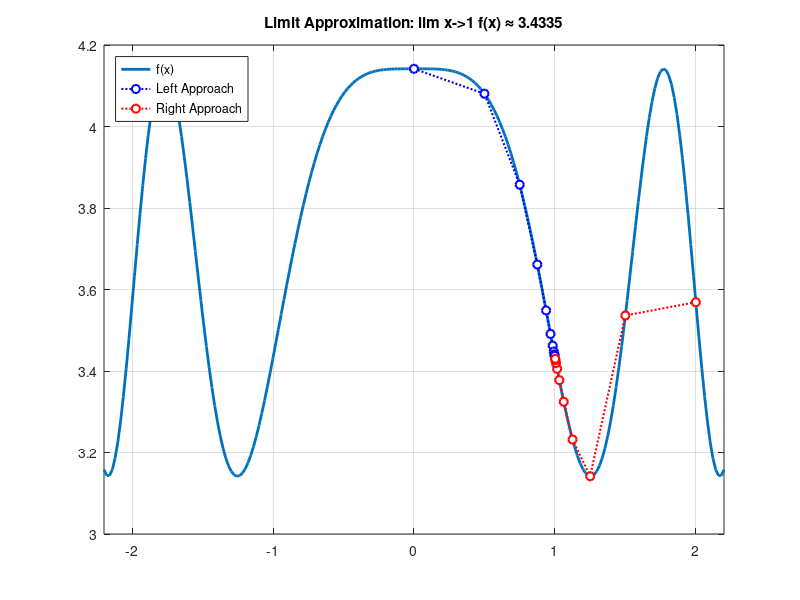
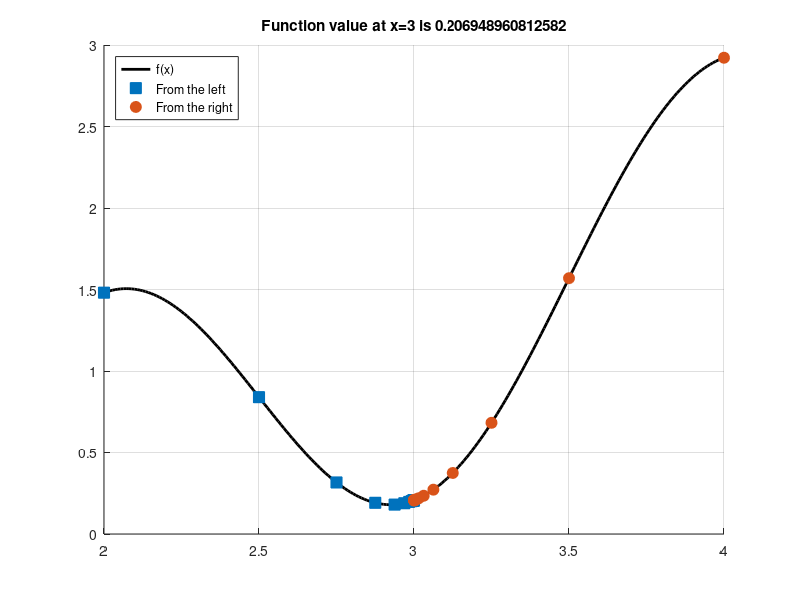

Write MATLAB code to recreate these figures, in order. (Note: this script raises an error after producing the figures.)
%% Limits via Zeno's Paradox
% This script demonstrates the concept of a limit by iteratively
% approaching a point from both the left and the right.

% Define the function using an anonymous
% f(x) = cos^2(x^2) + pi
f = @(x) cos(x.^2).^2 + pi;

% --- Plotting---
figure(1);
clf; % Clear the current figure
fplot(f, [-2.2, 2.2], 'LineWidth', 2);
grid on;
hold on; % Hold the plot to draw on top of it

%% Approximate the limit of the function via Zeno's paradox
% We will find the limit: lim x->1 f(x) = ?

a = 1;        % The point to approach
nRep = 10;    % Number of iterations

% Starting x-values (on either side of 'a')
x0 = [a-1, a+1]; % Starts at [0, 2]

% Pre-allocate matrices to store the results for each iteration
xAxisVals = zeros(nRep, 2);
limitVals = zeros(nRep, 2);

% Zeno's paradox algorithm
for i = 1:nRep
    % Store the current x and f(x) values
    xAxisVals(i, :) = x0;
    limitVals(i, :) = f(x0);
    
    % Update the x-values (move them halfway towards 'a')
    x0 = (x0 + a) / 2;
end

% --- Plot the approximation steps ---
% Plot the left approach points (in blue)
plot(xAxisVals(:, 1), limitVals(:, 1), 'b:o', 'LineWidth', 1.5, 'MarkerFaceColor', 'w');

% Plot the right approach points (in green)
plot(xAxisVals(:, 2), limitVals(:, 2), 'r:o', 'LineWidth', 1.5, 'MarkerFaceColor', 'w');

% Update the title and legend
title(['Limit Approximation: lim x->1 f(x) ≈ ' num2str(f(a))]);
legend('f(x)', 'Left Approach', 'Right Approach', 'Location', 'northwest');
hold off;

%% Another limit aproximation 
% 1. Setup
clear; clc; close all;
a = 3;      % Point to approach
nRep = 15;  % Number of steps

% 2. Define Function and Run Algorithm
f = @(x) cos(x*pi) + log(x).^2;
x_hist = zeros(nRep, 2);
y_hist = zeros(nRep, 2);
x_points = [a - 1, a + 1]; % Starting points

for i = 1:nRep
    x_hist(i, :) = x_points;
    y_hist(i, :) = f(x_points);
    x_points = (x_points + a) / 2; % Move halfway closer to 'a'
end

% 3. Visualize and Display Results
figure('Color','white');
hold on;

fplot(f, [a - 1, a + 1], 'k', 'LineWidth', 2);
plot(x_hist(:, 1), y_hist(:, 1), 's', 'MarkerFaceColor', '#0072BD', 'MarkerSize', 8); % Left
plot(x_hist(:, 2), y_hist(:, 2), 'o', 'MarkerFaceColor', '#D95319', 'MarkerSize', 8); % Right

grid on;
title(sprintf('Function value at x=%d is %.15f', a, f(a)));
legend('f(x)', 'From the left', 'From the right', 'Location', 'NorthWest');
hold off;

fprintf('Limit from left:  %.15f\n', y_hist(end, 1));
fprintf('Limit from right: %.15f\n', y_hist(end, 2));
fprintf('Actual value:     %.15f\n', f(a));

%% Find the limits with "symbolic" variable and function
syms x
f_sym = cos(x*pi) + log(x)^2;

% 2. Calculate the analytic limits
limit_left = limit(f_sym, x, 3, 'left');
limit_right = limit(f_sym, x, 3, 'right');
actual_value = subs(f_sym, x, 3); % Substitute x=3 into the function

% 3. Display the symbolic (exact) results
disp('Limit as x approaches 3 from the left:');
disp(limit_left);

disp('Limit as x approaches 3 from the right:');
disp(limit_right);

disp('Exact function value at x=3 (Symbolic):');
disp(actual_value);

% 4. Convert the symbolic result to a numerical value
numerical_value = double(actual_value);

fprintf('\nFunction value at limit (Numeric):\n%.15f\n', numerical_value);


%% Infinite Limits Example
clear; clc; close all;

%% 1. Symbolic Limit Calculation

% Define symbolic variable and function
syms x
f_sym = 1 / (x-2)^2;

% Calculate limits as x approaches 2
lim_left  = limit(f_sym, x, 2, 'left');
lim_right = limit(f_sym, x, 2, 'right');
lim_total = limit(f_sym, x, 2);

% Display results
fprintf('Limit as x->2 from the left:  %s\n', char(lim_left));
fprintf('Limit as x->2 from the right: %s\n', char(lim_right));
fprintf('Limit as x->2 (two-sided):    %s\n', char(lim_total));


%% 2. Plotting the Function

figure('Color', 'white');
hold on;

% Plot the function itself
fplot(f_sym, [0, 4], 'LineWidth', 2, 'Color', '#0072BD');

% Draw the vertical asymptote at x=2
xline(2, '--', 'Color', [0.5 0.5 0.5]);

% Set plot limits and labels
ylim([0 100]);
xlim([0 4]);
grid on;
box on;
title('$f(x) = \frac{1}{(x-2)^2}$', 'Interpreter', 'latex', 'FontSize', 16);
xlabel('x');
ylabel('f(x)');

hold off;

%% Undefined Limits Example
clear; clc; close all;

%% 1. Symbolic Limit Calculation

% Define the symbolic variable and function
syms x
f_sym = abs(x - 2) / (x - 2);

% Calculate the one-sided limits
lim_left  = limit(f_sym, x, 2, 'left');
lim_right = limit(f_sym, x, 2, 'right');
lim_total = limit(f_sym, x, 2); % Will be NaN (undefined)

% Display the results
fprintf('Limit as x->2 from the left:  %s\n', char(lim_left));
fprintf('Limit as x->2 from the right: %s\n', char(lim_right));
fprintf('Limit as x->2 (two-sided):    %s\n', char(lim_total));


%% 2. Plotting the Function

figure('Color','white');
% fplot is excellent at finding and showing discontinuities
fplot(f_sym, [-2, 4], 'LineWidth', 2);

% --- Customize the plot to look like the example ---
ax = gca;
ax.XAxisLocation = 'origin'; % Center the axes at (0,0)
ax.YAxisLocation = 'origin';
box off; % Remove the box outline
ylim([-1.5, 1.5]);
xlabel('x');
ylabel('f(x)');
title('$f(x) = \frac{|x-2|}{x-2}$', 'Interpreter', 'latex', 'FontSize', 16);

%% Properties of limits
% Factorable: lim(cf) = c*lim(f)
% Additive: lim(f + g) = lim(f) + lim(g)
% Multiplicative: lim(f*g) = lim(f) * lim(g)
% Divisive: lim(f / g) = lim(f) / lim(g)

%% Exercise: Limits are factorable
clear; clc; close all;
% Define the function
syms x
f_x = x^3/3 + 100*sqrt(abs(x));

% Show that as x -> 5, lim(cf) = c(lim(f)) 
% Define random constant c
c = rand(1);

lim_left_1  = limit(c*f_x, x, 5, 'left');
lim_right_1 = limit(c*f_x, x, 5, 'right');
lim_total_1 = limit(c*f_x, x, 5); % Will be NaN (undefined)

lim_left_2  = c*limit(f_x, x, 5, 'left');
lim_right_2 = c*limit(f_x, x, 5, 'right');
lim_total_2 = c*limit(f_x, x, 5); % Will be NaN (undefined)

disp(double(lim_left_1) == double(lim_left_2));
disp(double(lim_right_1) == double(lim_right_2));
disp(double(lim_total_1) == double(lim_total_2));

%% Exercise: Limits are additive
clear; clc; close all;
syms x

fx = log(x) + x^2;
gx = exp(-x) + x^3;


lim_total_1 = limit(fx, x, pi) + limit(gx, x, pi);
lim_total_2 = limit(fx+gx, x, pi);

disp(double(lim_total_1));
disp(double(lim_total_2));

%% Exercise: Limits are multiplicative
lim_total_1 = limit(fx, x, pi) * limit(gx, x, pi);
lim_total_2 = limit(fx*gx, x, pi);
disp(double(lim_total_1));
disp(double(lim_total_2));

%% More:
lim_total_1 = limit(fx, x, pi) * limit(fx, x, pi) * limit(fx, x, pi);
lim_total_2 = limit(fx^3, x, pi);
disp(double(lim_total_1));
disp(double(lim_total_2));

%% Exercise: Limits are divisive
clear; clc; close all;
syms x

fx = log(x) + x^2;
gx = exp(-x) + x^3;
hx = x^3 + x^2 + x;

%% as x -> pi:
lim_1 = limit(fx, x, pi) / limit(gx, x, pi);
lim_2 = limit(fx/gx, x, pi);
disp(double(lim_1));
disp(double(lim_2));

%% as x -> 0:
lim_3 = limit(gx, x, 0) / limit(hx, x, 0);
lim_4 = limit(gx/hx, x, 0);
disp(double(lim_3));
disp(double(lim_4));
%% The problem here: These properties are valid only when the limit exist!! 
% There is no limit for two sided limit in the lim4....
lim_3 = limit(gx, x, 0) / limit(hx, x, 0, "right");
lim_4 = limit(gx/hx, x, 0, "right");
disp(double(lim_3));
disp(double(lim_4));

lim_3 = limit(gx, x, 0) / limit(hx, x, 0, "left");
lim_4 = limit(gx/hx, x, 0, "left");
disp(double(lim_3));
disp(double(lim_4));
% Plot
figure('Color','white');
% fplot is excellent at finding and showing discontinuities
fplot(gx/hx, [-5, 5], 'LineWidth', 2);

% --- Customize the plot to look like the example ---
ax = gca;
ax.XAxisLocation = 'origin'; % Center the axes at (0,0)
ax.YAxisLocation = 'origin';
box off; % Remove the box outline
ylim([-1.5, 1.5]);
xlabel('x');
ylabel('f(x)');

%% Defining Discontinuities with limits.
% Jump Discontinuity: One sided limits exist but differ
% Infinite Discontinuity: One or two-sided limits are Inf.
% Removable Discontinuity: Limit is not same with the func value

%% Jump Discontinuity
% Estimate the limits for the piecewise function
clear; clc; close all;

% 1. Define the three pieces of the function IN MATLAB FUNCTION!!
function y = piecewise_f(x)
%   The function is defined as:
%     - y = sin(x*pi)      if x < 0
%     - y = 1.5            if x = 0
%     - y = -(x - 2)^2     if x > 0

% Define a small tolerance to handle floating-point comparisons
tol = 1e-6; % A small number for the "bullseye" around zero

% Initialize the output vector
y = zeros(size(x));

% Create logical indices based on the tolerance
idx_neg = (x < -tol);
idx_pos = (x > tol);
idx_zero = (abs(x) < tol); % Check if x is "close enough" to zero

% Apply the function's rules to the corresponding elements
y(idx_neg) = sin(x(idx_neg) * pi);
y(idx_zero) = 1.5;
y(idx_pos) = -(x(idx_pos) - 2).^2;

end

% --- Example Script Using piecewise_f ---
% 1. Define the domain
x_values = linspace(-1, 2, 1000);

% 2. Call your new function to get the y-values
y_values = piecewise_f(x_values);

% 3. Create the plot
figure('Color', 'white');
plot(x_values, y_values, 'o', 'MarkerFaceColor', '#0072BD', 'MarkerEdgeColor', 'none');

grid on;
xlabel('x');
ylabel('y=f(x)');
title('Plot Generated from piecewise_f.m');


% --- Limit Estimation Algorithm ---
nRep = 10; % Number of estimation steps

% For the left limit (approaching 0 from negative side)
x_left = -0.1; % Starting point
x_hist_left = zeros(nRep, 1);
y_hist_left = zeros(nRep, 1);
for i = 1:nRep
    x_hist_left(i) = x_left;
    % The function automatically uses the correct rule because x_left < 0
    y_hist_left(i) = piecewise_f(x_left);
    x_left = x_left / 2; % Move halfway to 0
end

% For the right limit (approaching 0 from positive side)
x_right = 0.1; % Starting point
x_hist_right = zeros(nRep, 1);
y_hist_right = zeros(nRep, 1);
for i = 1:nRep
    x_hist_right(i) = x_right;
    % The function automatically uses the correct rule because x_right > 0
    y_hist_right(i) = piecewise_f(x_right);
    x_right = x_right / 2; % Move halfway to 0
end

% --- Display Text Results ---
fprintf('Limit approaches %.15f from the left.\n', y_hist_left(end));
fprintf('Limit approaches %.15f from the right.\n', y_hist_right(end));
fprintf('Function value at x=0: %.1f\n\n', piecewise_f(0));

% --- Create the Plot ---
figure('Color','white');
hold on;
plot(x_hist_left, y_hist_left, 's', 'MarkerFaceColor', '#0072BD', 'MarkerSize', 8);
plot(x_hist_right, y_hist_right, 'o', 'MarkerFaceColor', '#D95319', 'MarkerSize', 8);
% Get the actual value directly from the function
plot(0, piecewise_f(0), 'rx', 'MarkerSize', 12, 'LineWidth', 2);

% Customize plot
grid on;
title(sprintf('Function value at x=0 is %.1f.', piecewise_f(0)));
xlabel('x');
ylabel('y');
legend('From the left', 'From the right', 'y=f(0)', 'Location', 'NorthEast');
hold off;

%% Jump Discontinuity
%% Symbolic analysis of a jump discontinuity
clear; clc; close all;

% 1. Define the symbolic variable
syms x

% 2. Create the symbolic piecewise function
f_sym = piecewise( ...
    x < 0, sin(x*pi), ...
    x == 0, 1.5, ...
    x > 0, -(x-2)^2);

% 3. Calculate the limits
lim_left  = limit(f_sym, x, 0, 'left');
lim_right = limit(f_sym, x, 0, 'right');
lim_total = limit(f_sym, x, 0); % Will be NaN (undefined)

% 4. Find the actual function value by substitution
val_at_0 = subs(f_sym, x, 0);

% 5. Display all results
fprintf('Limit as x approaches 0 from the left:  %s\n', char(lim_left));
fprintf('Limit as x approaches 0 from the right: %s\n', char(lim_right));
fprintf('Two-sided limit as x approaches 0:    %s\n', char(lim_total));
fprintf('Function value at limit:              %s\n', char(val_at_0));

%% Symbolic analysis of an infinite discontinuity
clear; clc; close all;

% 1. Define the symbolic variable and function
syms x
f_sym = 3 / (1 - x^2);

% 2. Calculate limits as x approaches -1
lim_left  = limit(f_sym, x, -1, 'left');
lim_right = limit(f_sym, x, -1, 'right');
lim_total = limit(f_sym, x, -1); % Will be NaN

% 3. Display the results
fprintf('Limit as x approaches -1 from the left:  %s\n', char(lim_left));
fprintf('Limit as x approaches -1 from the right: %s\n', char(lim_right));
fprintf('Two-sided limit as x approaches -1:    %s\n', char(lim_total));

% 4. Plot the function and its asymptotes
figure('Color', 'white');
hold on;

fplot(f_sym, [-2.5, 2.5], 'LineWidth', 2);
xline(-1, '--k'); % Asymptote at x=-1
xline(1, '--k');  % Asymptote at x=1

% Customize the plot
ylim([-10, 10]);
grid on;
box on;
xlabel('x');
ylabel('f(x)');
title('$f(x) = \frac{3}{1-x^2}$', 'Interpreter', 'latex', 'FontSize', 16);

hold off;

%% Symbolic analysis of an oscillating discontinuity
clear; clc; close all;

% 1. Define the symbolic variable and function
syms x
f_sym = sin(1/x);

% 2. Calculate limits as x approaches 0
% The limit does not exist because of the infinite oscillation.
% MATLAB will return NaN (Not a Number).
lim_left  = limit(f_sym, x, 0, 'left');
lim_right = limit(f_sym, x, 0, 'right');
lim_total = limit(f_sym, x, 0);

% 3. Display the results
fprintf('Limit as x approaches 0 from the left:  %s\n', char(lim_left));
fprintf('Limit as x approaches 0 from the right: %s\n', char(lim_right));
fprintf('Two-sided limit as x approaches 0:    %s\n', char(lim_total));

% 4. Plot the function to visualize the oscillation
figure('Color', 'white');
fplot(f_sym, [-0.1, 0.1], 'LineWidth', 1.5);

% Customize the plot
ylim([-1.5, 1.5]);
grid on;
box on;
xlabel('x');
ylabel('f(x)');
title('$f(x) = \sin(1/x)$', 'Interpreter', 'latex', 'FontSize', 16);

%% Limits of trig functions
%% Verifying Two Important Trigonometric Limits
clear; clc; close all;

% 1. Define the symbolic variable
syms x

% 2. Define the two functions from the exercise
f1 = sin(x) / x;
f2 = (cos(x) - 1) / x;

% 3. Calculate the limits as x approaches 0
limit_f1 = limit(f1, x, 0);
limit_f2 = limit(f2, x, 0);

% 4. Display the results
fprintf('The limit of sin(x)/x as x->0 is: %s\n', char(limit_f1));
fprintf('The limit of (cos(x)-1)/x as x->0 is: %s\n', char(limit_f2));

% 5. Visualize the limits
figure('Color', 'white');

% Subplot for sin(x)/x
subplot(2, 1, 1);
fplot(f1, [-10, 10], 'LineWidth', 2);
hold on;
plot(0, 1, 'ro', 'MarkerSize', 8, 'LineWidth', 2); % Mark the limit
grid on;
title('$\lim_{x \to 0} \frac{\sin(x)}{x} = 1$', 'Interpreter', 'latex', 'FontSize', 16);
xlabel('x');
ylabel('f(x)');

% Subplot for (cos(x)-1)/x
subplot(2, 1, 2);
fplot(f2, [-10, 10], 'LineWidth', 2);
hold on;
plot(0, 0, 'ro', 'MarkerSize', 8, 'LineWidth', 2); % Mark the limit
grid on;
title('$\lim_{x \to 0} \frac{\cos(x)-1}{x} = 0$', 'Interpreter', 'latex', 'FontSize', 16);
xlabel('x');
ylabel('f(x)');

%% Squeeze Theorem 

% The Squeeze Theorem is a method to find the limit of a function that is
% difficult to analyze directly. We do this by "squeezing" it between two
% other, simpler functions whose limits are known.
%
% The core idea is:
% 1. You have a complicated function, f(x)
% 2. You find two simpler functions, g(x) and h(x) that trap 
% f(x) between them: h(x) <= f(x) <= g(x).
% 3. If the two "functions (g and h) meet at the SAME limit 'L' as
%    they approach a point 'a', then the function f(x) has no
%    choice but to also be squeezed to that same limit 'L'.

%% Squeeze Theorem for a Limit at Infinity
clear; clc; close all;

% --- 1. Define the Symbolic Functions ---
% Define theta as a symbolic variable.
syms theta

% The function we want to analyze
f = sin(theta) / theta;

% The two "squeezing" functions
g = 1 / theta;  % The upper bound function
h = -1 / theta; % The lower bound function


% --- 2. Compute the Limits ---
% Calculate the limit of all three functions as theta approaches infinity.
limit_f = limit(f, theta, Inf);
limit_g = limit(g, theta, Inf);
limit_h = limit(h, theta, Inf);

% Display the results in the Command Window.
fprintf('Limit of g(theta) = 1/theta as theta -> inf:  %s\n', char(limit_g));
fprintf('Limit of h(theta) = -1/theta as theta -> inf: %s\n\n', char(limit_h));
fprintf('By the Squeeze Theorem, the limit of f(theta) is: %s\n', char(limit_f));


% --- 3. Plot the Functions ---
% Create a new figure and plot all three functions on the same axes.
figure('Color', 'white');
hold on; % Allow multiple plots

% Define the plot range.
plotRange = [-100, 100];

% Plot the functions with specified colors and line widths.
fplot(g, plotRange, 'r', 'LineWidth', 1.5);
fplot(f, plotRange, 'k', 'LineWidth', 1.0);
fplot(h, plotRange, 'b', 'LineWidth', 1.5);

% Customize the plot for clarity.
grid on;
box on;
ylim([-1, 1]); % Set y-axis limits to match the example
xlabel('\theta');
ylabel('f(\theta)');
title('Squeeze Theorem: $\lim_{\theta\to\infty} \frac{\sin(\theta)}{\theta} = 0$', 'Interpreter', 'latex');
legend('g(\theta) = 1/\theta', 'f(\theta) = sin(\theta)/\theta', 'h(\theta) = -1/\theta');

hold off;

%% Exercise: Crazy weirdo function
clear; clc; close all;

% --- 1. Define the Symbolic Functions ---
% Define theta as a symbolic variable.
syms x

% The function we want to analyze
f(x) = x^2* exp(-x^2)* log(x^2)* sin(x);

fplot(f)
grid on;
box on;

%% Print the x = 0 
y = f(0);
disp(y); % NaN
fprintf('f(0) = %s\n', char(y));

% Print the limit x -> 0 
y_lim = limit(f(x), x, 0);
fprintf('lim x -> 0, f(x) = %s\n', char(y_lim));

%% Determine the domain of this weird function:
% (-Inf, 0) U (0, Inf)
% The restriction comes from the argument of the log function.
inequality = x^2 > 0;

% Solve the inequality for x to find the domain.
dom_solve = solve(inequality, x);

fprintf('The domain of the function is:\n');
disp(dom_solve);
%% Compute the limits for each part
p1 = limit(x^2, x, 0);
p2 = limit(exp(-x^2), x, 0);
p3 = limit(log(x^2), x, 0);
p4 = limit(sin(x), x, 0);

fprintf('The limit of x^2 as x->0 is: %s\n', char(p1));
fprintf('The limit of exp(-x^2) as x->0 is: %s\n', char(p2));
fprintf('The limit of log(x^2) as x->0 is: %s\n', char(p3));
fprintf('The limit of sin(x) as x->0 is: %s\n', char(p4));

%% Limit possibilities
% --- A Guide to Limit Possibilities in Calculus ---
% This note summarizes the common cases encountered when evaluating limits and
% their potential outcomes. It's divided into limits approaching a finite
% number 'a' and limits at infinity.

%% Part 1: Limits Approaching a Finite Number (lim x -> a)
%
% Label                   Case                        Outcomes                     Example
% ---------------------   -------------------------   --------------------------   ------------------------------------
% "Easy"                  lim f(x) = c                c (the constant itself)      lim (x+3)/1 as x->2 is 5
%
% "Nonzero over zero"     lim f(x) = c/0, (c~=0)      -inf, +inf, or DNE           lim (x+2)/(x-2) as x->2+ is +inf
%
% "Indeterminate (0/0)"   lim f(x) = 0/0              Use algebra or L'Hopital's   lim sin(x)/x as x->0 is 1


%% Part 2: Limits at Infinity (lim x -> inf)
%
% Label                         Case                        Outcomes                     Example
% ---------------------------   -------------------------   --------------------------   ------------------------------------
% "Infinite over finite"      lim f(x) = inf / c          -inf, +inf                   lim sqrt(x)/2 as x->inf is +inf
%
% "Finite over infinite"      lim f(x) = c / inf          0                            lim cos(x)/x as x->inf is 0
%
% "Indeterminate (inf/inf)"   lim f(x) = inf / inf        Use algebra or L'Hopital's   lim exp(x)/x^3 as x->inf is +inf
%                               (unbalanced growth)
%
% "Indeterminate (inf/inf)"   lim f(x) = inf / inf        A finite number              lim (x^2)/(2*x^2) as x->inf is 1/2
%                               (balanced growth)


%% What is "INFINITESIMAL"
% epsilon = 1 / Inf 
% Not exist in real numbers scale BUT
% It is smaller than the smallest real number
%
% You can make calculations with them:
% epsilon1 + epsilon2 = epsilon3
% epsilon3 > epsilon1, epsilon2
% epsilon^2 < epsilon

% 0 < epsilon < r || r is the smallest number you can think
% Infinitesimal : A number that is smaller than any real number

%% Exercise: Factoring Problems
clear; clc; close all;
% Choose numbers random numbers for formulation
list_1 = [-4, -3, -2, -1, 0, 1, 2, 3, 4];
list_2 = [-1, 1];

a = datasample(list_1, 1);
b = datasample(list_1, 1);
c = datasample(list_2, 1);

% Define x as the only symbolic variable
syms x

% Define f as a function of x ONLY. 
% a, b, and c are treated as the numeric constants assigned above.
f(x) = c * (x^2 - (a+b)*x + a*b) / (x^2 + (b-a)*x - b*a);

fprintf('Using values: a = %d, b = %d, c = %d\n\n', a, b, c);
fplot(f, 'LineWidth', 2);
pretty(f)
% Play with function
f_simp = simplify(f);
pretty(f_simp)

% Solve the limit x -> a
L = limit(f, x, a);
fprintf('Limit when x goes to %d: ', a);
disp(L);


%% New function
clear; clc; close all;

syms x
f(x) = (-x^2 + 2*x + 3) / (x^2 + 4*x + 3);


% Solve the limit x -> -1
disp('Limit when x goes to  -1:')
L_left = limit(f, x, -1, 'left');
L_right = limit(f, x, -1, 'right');
L_full = limit(f, x, -1);

fprintf('   From the left:  %s\n', string(L_left));
fprintf('   From the right: %s\n', string(L_right));
fprintf('   Two-sided limit: %s\n', string(L_full));

fplot(f, [-5, 4], 'LineWidth', 2);